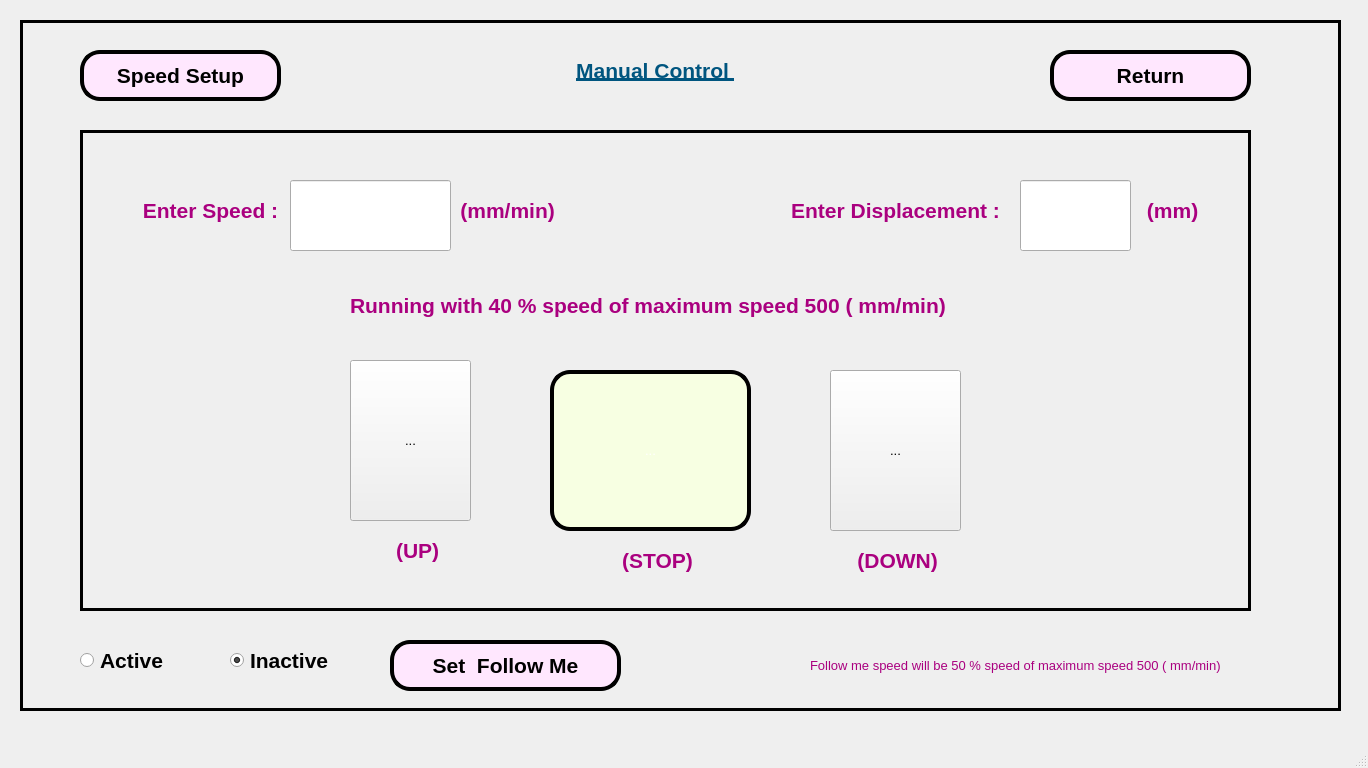
<?xml version="1.0" encoding="UTF-8"?>
<ui version="4.0">
 <class>MainWindow</class>
 <widget class="QMainWindow" name="MainWindow">
  <property name="geometry">
   <rect>
    <x>0</x>
    <y>0</y>
    <width>1368</width>
    <height>768</height>
   </rect>
  </property>
  <property name="baseSize">
   <size>
    <width>0</width>
    <height>0</height>
   </size>
  </property>
  <property name="windowTitle">
   <string>MainWindow</string>
  </property>
  <widget class="QWidget" name="centralwidget">
   <widget class="QFrame" name="frame">
    <property name="geometry">
     <rect>
      <x>20</x>
      <y>20</y>
      <width>1321</width>
      <height>691</height>
     </rect>
    </property>
    <property name="frameShape">
     <enum>QFrame::Box</enum>
    </property>
    <property name="frameShadow">
     <enum>QFrame::Plain</enum>
    </property>
    <property name="lineWidth">
     <number>3</number>
    </property>
    <widget class="QPushButton" name="pushButton">
     <property name="geometry">
      <rect>
       <x>60</x>
       <y>30</y>
       <width>201</width>
       <height>51</height>
      </rect>
     </property>
     <property name="font">
      <font>
       <family>Arial</family>
       <pointsize>16</pointsize>
       <weight>75</weight>
       <bold>true</bold>
      </font>
     </property>
     <property name="styleSheet">
      <string notr="true">border-style:outset;
border-color: rgb(0, 0, 0);
border-width:4px;
color: rgb(0, 0, 0);
border-radius:20px;
background-color: rgb(255, 231, 254);</string>
     </property>
     <property name="text">
      <string>Speed Setup</string>
     </property>
    </widget>
    <widget class="QPushButton" name="pushButton_2">
     <property name="geometry">
      <rect>
       <x>1030</x>
       <y>30</y>
       <width>201</width>
       <height>51</height>
      </rect>
     </property>
     <property name="font">
      <font>
       <family>Arial</family>
       <pointsize>16</pointsize>
       <weight>75</weight>
       <bold>true</bold>
      </font>
     </property>
     <property name="styleSheet">
      <string notr="true">border-style:outset;
border-color: rgb(0, 0, 0);
border-width:4px;
color: rgb(0, 0, 0);
border-radius:20px;
background-color: rgb(255, 231, 254);</string>
     </property>
     <property name="text">
      <string>Return</string>
     </property>
    </widget>
    <widget class="QLabel" name="label_4">
     <property name="geometry">
      <rect>
       <x>480</x>
       <y>20</y>
       <width>311</width>
       <height>61</height>
      </rect>
     </property>
     <property name="font">
      <font>
       <family>Arial</family>
       <pointsize>16</pointsize>
       <weight>75</weight>
       <bold>true</bold>
       <underline>true</underline>
      </font>
     </property>
     <property name="styleSheet">
      <string notr="true">color: rgb(0, 85, 127);</string>
     </property>
     <property name="text">
      <string>Manual Control </string>
     </property>
     <property name="alignment">
      <set>Qt::AlignCenter</set>
     </property>
    </widget>
    <widget class="QFrame" name="frame_2">
     <property name="geometry">
      <rect>
       <x>60</x>
       <y>110</y>
       <width>1171</width>
       <height>481</height>
      </rect>
     </property>
     <property name="font">
      <font>
       <family>Arial</family>
       <pointsize>10</pointsize>
      </font>
     </property>
     <property name="frameShape">
      <enum>QFrame::Box</enum>
     </property>
     <property name="frameShadow">
      <enum>QFrame::Plain</enum>
     </property>
     <property name="lineWidth">
      <number>3</number>
     </property>
     <widget class="QToolButton" name="toolButton_2">
      <property name="geometry">
       <rect>
        <x>270</x>
        <y>230</y>
        <width>121</width>
        <height>161</height>
       </rect>
      </property>
      <property name="text">
       <string>...</string>
      </property>
      <property name="icon">
       <iconset>
        <normalon>up.png</normalon>
       </iconset>
      </property>
      <property name="iconSize">
       <size>
        <width>500</width>
        <height>1000</height>
       </size>
      </property>
     </widget>
     <widget class="QToolButton" name="toolButton_3">
      <property name="geometry">
       <rect>
        <x>470</x>
        <y>240</y>
        <width>201</width>
        <height>161</height>
       </rect>
      </property>
      <property name="styleSheet">
       <string notr="true">border-style:outset;
border-color: rgb(0, 0, 0);
border-width:4px;
color: rgb(255, 255, 255);
border-radius:20px;
background-color: rgb(247, 255, 226);</string>
      </property>
      <property name="text">
       <string>...</string>
      </property>
      <property name="icon">
       <iconset>
        <normalon>../images/stop1.png</normalon>
       </iconset>
      </property>
      <property name="iconSize">
       <size>
        <width>500</width>
        <height>1000</height>
       </size>
      </property>
     </widget>
     <widget class="QToolButton" name="toolButton">
      <property name="geometry">
       <rect>
        <x>750</x>
        <y>240</y>
        <width>131</width>
        <height>161</height>
       </rect>
      </property>
      <property name="text">
       <string>...</string>
      </property>
      <property name="icon">
       <iconset>
        <normalon>down.jpg</normalon>
       </iconset>
      </property>
      <property name="iconSize">
       <size>
        <width>500</width>
        <height>1000</height>
       </size>
      </property>
     </widget>
     <widget class="QLabel" name="label_2">
      <property name="geometry">
       <rect>
        <x>270</x>
        <y>150</y>
        <width>621</width>
        <height>51</height>
       </rect>
      </property>
      <property name="font">
       <font>
        <family>Arial</family>
        <pointsize>16</pointsize>
        <weight>75</weight>
        <bold>true</bold>
       </font>
      </property>
      <property name="styleSheet">
       <string notr="true">color: rgb(170, 0, 127);</string>
      </property>
      <property name="text">
       <string>Running with 40 % speed of maximum speed 500 ( mm/min)</string>
      </property>
      <property name="alignment">
       <set>Qt::AlignLeading|Qt::AlignLeft|Qt::AlignVCenter</set>
      </property>
     </widget>
     <widget class="QLineEdit" name="lineEdit">
      <property name="geometry">
       <rect>
        <x>210</x>
        <y>50</y>
        <width>161</width>
        <height>71</height>
       </rect>
      </property>
      <property name="font">
       <font>
        <family>Arial</family>
        <pointsize>26</pointsize>
        <weight>75</weight>
        <bold>true</bold>
       </font>
      </property>
      <property name="styleSheet">
       <string notr="true">color: rgb(0, 170, 0);</string>
      </property>
     </widget>
     <widget class="QLabel" name="label">
      <property name="geometry">
       <rect>
        <x>50</x>
        <y>60</y>
        <width>161</width>
        <height>41</height>
       </rect>
      </property>
      <property name="font">
       <font>
        <family>Arial</family>
        <pointsize>16</pointsize>
        <weight>75</weight>
        <bold>true</bold>
       </font>
      </property>
      <property name="styleSheet">
       <string notr="true">color: rgb(170, 0, 127);</string>
      </property>
      <property name="text">
       <string>Enter Speed :</string>
      </property>
      <property name="alignment">
       <set>Qt::AlignCenter</set>
      </property>
     </widget>
     <widget class="QLabel" name="label_3">
      <property name="geometry">
       <rect>
        <x>380</x>
        <y>60</y>
        <width>101</width>
        <height>41</height>
       </rect>
      </property>
      <property name="font">
       <font>
        <family>Arial</family>
        <pointsize>16</pointsize>
        <weight>75</weight>
        <bold>true</bold>
       </font>
      </property>
      <property name="styleSheet">
       <string notr="true">color: rgb(170, 0, 127);</string>
      </property>
      <property name="text">
       <string>(mm/min) </string>
      </property>
      <property name="alignment">
       <set>Qt::AlignCenter</set>
      </property>
     </widget>
     <widget class="QLabel" name="label_5">
      <property name="geometry">
       <rect>
        <x>700</x>
        <y>60</y>
        <width>231</width>
        <height>41</height>
       </rect>
      </property>
      <property name="font">
       <font>
        <family>Arial</family>
        <pointsize>16</pointsize>
        <weight>75</weight>
        <bold>true</bold>
       </font>
      </property>
      <property name="styleSheet">
       <string notr="true">color: rgb(170, 0, 127);</string>
      </property>
      <property name="text">
       <string>Enter Displacement :</string>
      </property>
      <property name="alignment">
       <set>Qt::AlignCenter</set>
      </property>
     </widget>
     <widget class="QLineEdit" name="lineEdit_2">
      <property name="geometry">
       <rect>
        <x>940</x>
        <y>50</y>
        <width>111</width>
        <height>71</height>
       </rect>
      </property>
      <property name="font">
       <font>
        <family>Arial</family>
        <pointsize>26</pointsize>
        <weight>75</weight>
        <bold>true</bold>
       </font>
      </property>
      <property name="styleSheet">
       <string notr="true">color: rgb(0, 170, 0);</string>
      </property>
     </widget>
     <widget class="QLabel" name="label_6">
      <property name="geometry">
       <rect>
        <x>1060</x>
        <y>60</y>
        <width>71</width>
        <height>41</height>
       </rect>
      </property>
      <property name="font">
       <font>
        <family>Arial</family>
        <pointsize>16</pointsize>
        <weight>75</weight>
        <bold>true</bold>
       </font>
      </property>
      <property name="styleSheet">
       <string notr="true">color: rgb(170, 0, 127);</string>
      </property>
      <property name="text">
       <string>(mm) </string>
      </property>
      <property name="alignment">
       <set>Qt::AlignCenter</set>
      </property>
     </widget>
     <widget class="QLabel" name="label_7">
      <property name="geometry">
       <rect>
        <x>290</x>
        <y>400</y>
        <width>101</width>
        <height>41</height>
       </rect>
      </property>
      <property name="font">
       <font>
        <family>Arial</family>
        <pointsize>16</pointsize>
        <weight>75</weight>
        <bold>true</bold>
       </font>
      </property>
      <property name="styleSheet">
       <string notr="true">color: rgb(170, 0, 127);</string>
      </property>
      <property name="text">
       <string>(UP) </string>
      </property>
      <property name="alignment">
       <set>Qt::AlignCenter</set>
      </property>
     </widget>
     <widget class="QLabel" name="label_8">
      <property name="geometry">
       <rect>
        <x>770</x>
        <y>410</y>
        <width>101</width>
        <height>41</height>
       </rect>
      </property>
      <property name="font">
       <font>
        <family>Arial</family>
        <pointsize>16</pointsize>
        <weight>75</weight>
        <bold>true</bold>
       </font>
      </property>
      <property name="styleSheet">
       <string notr="true">color: rgb(170, 0, 127);</string>
      </property>
      <property name="text">
       <string>(DOWN) </string>
      </property>
      <property name="alignment">
       <set>Qt::AlignCenter</set>
      </property>
     </widget>
     <widget class="QLabel" name="label_9">
      <property name="geometry">
       <rect>
        <x>530</x>
        <y>410</y>
        <width>101</width>
        <height>41</height>
       </rect>
      </property>
      <property name="font">
       <font>
        <family>Arial</family>
        <pointsize>16</pointsize>
        <weight>75</weight>
        <bold>true</bold>
       </font>
      </property>
      <property name="styleSheet">
       <string notr="true">color: rgb(170, 0, 127);</string>
      </property>
      <property name="text">
       <string>(STOP) </string>
      </property>
      <property name="alignment">
       <set>Qt::AlignCenter</set>
      </property>
     </widget>
    </widget>
    <widget class="QRadioButton" name="radioButton">
     <property name="geometry">
      <rect>
       <x>60</x>
       <y>620</y>
       <width>131</width>
       <height>41</height>
      </rect>
     </property>
     <property name="font">
      <font>
       <family>Arial</family>
       <pointsize>16</pointsize>
       <weight>75</weight>
       <bold>true</bold>
      </font>
     </property>
     <property name="text">
      <string>Active</string>
     </property>
    </widget>
    <widget class="QRadioButton" name="radioButton_2">
     <property name="geometry">
      <rect>
       <x>210</x>
       <y>620</y>
       <width>131</width>
       <height>41</height>
      </rect>
     </property>
     <property name="font">
      <font>
       <family>Arial</family>
       <pointsize>16</pointsize>
       <weight>75</weight>
       <bold>true</bold>
      </font>
     </property>
     <property name="text">
      <string>Inactive</string>
     </property>
     <property name="checked">
      <bool>true</bool>
     </property>
    </widget>
    <widget class="QPushButton" name="pushButton_3">
     <property name="geometry">
      <rect>
       <x>370</x>
       <y>620</y>
       <width>231</width>
       <height>51</height>
      </rect>
     </property>
     <property name="font">
      <font>
       <family>Arial</family>
       <pointsize>16</pointsize>
       <weight>75</weight>
       <bold>true</bold>
      </font>
     </property>
     <property name="styleSheet">
      <string notr="true">border-style:outset;
border-color: rgb(0, 0, 0);
border-width:4px;
color: rgb(0, 0, 0);
border-radius:20px;
background-color: rgb(255, 231, 254);</string>
     </property>
     <property name="text">
      <string>Set  Follow Me</string>
     </property>
    </widget>
    <widget class="QLabel" name="label_10">
     <property name="geometry">
      <rect>
       <x>790</x>
       <y>620</y>
       <width>431</width>
       <height>51</height>
      </rect>
     </property>
     <property name="font">
      <font>
       <family>Arial</family>
       <pointsize>10</pointsize>
       <weight>50</weight>
       <bold>false</bold>
      </font>
     </property>
     <property name="styleSheet">
      <string notr="true">color: rgb(170, 0, 127);</string>
     </property>
     <property name="text">
      <string>Follow me speed will be 50 % speed of maximum speed 500 ( mm/min)</string>
     </property>
     <property name="alignment">
      <set>Qt::AlignLeading|Qt::AlignLeft|Qt::AlignVCenter</set>
     </property>
    </widget>
   </widget>
  </widget>
  <widget class="QMenuBar" name="menubar">
   <property name="geometry">
    <rect>
     <x>0</x>
     <y>0</y>
     <width>1368</width>
     <height>21</height>
    </rect>
   </property>
  </widget>
  <widget class="QStatusBar" name="statusbar"/>
 </widget>
 <resources/>
 <connections/>
</ui>
